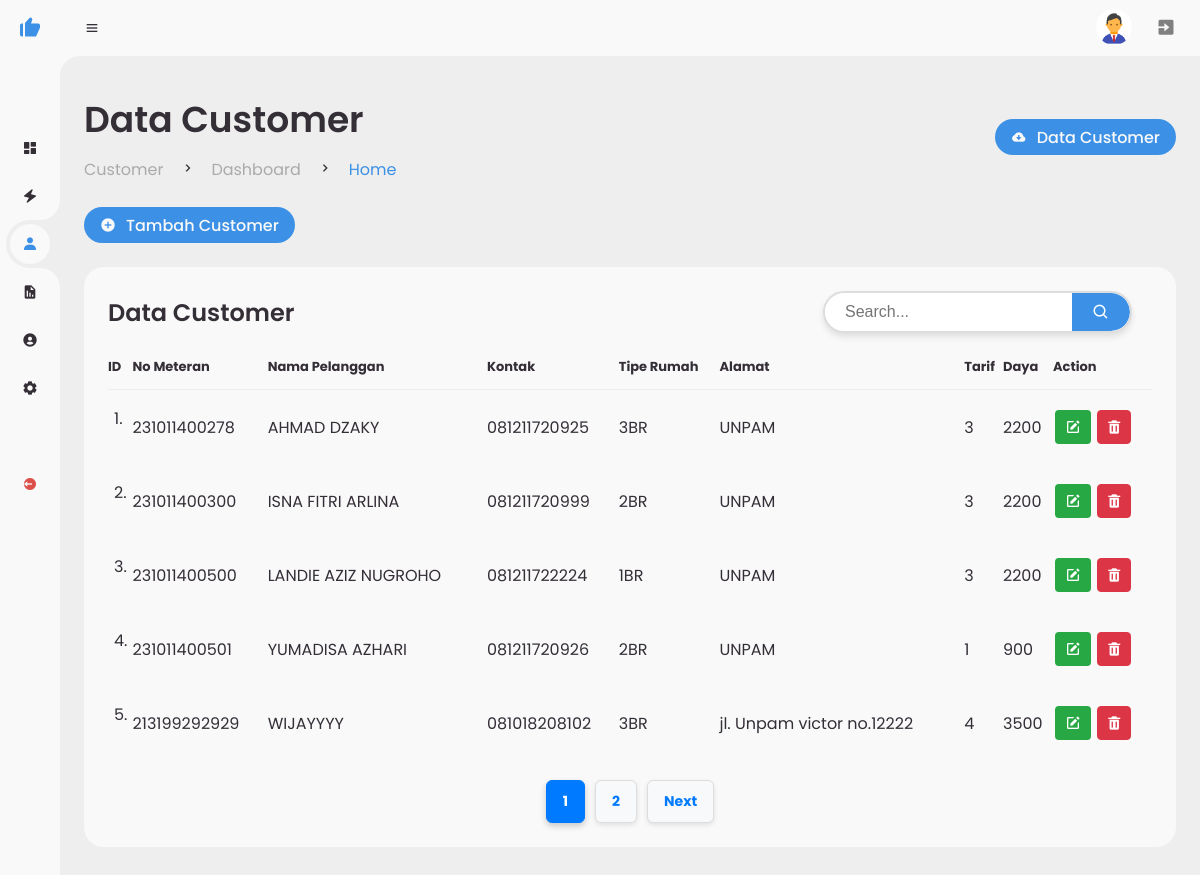
/administrator-menu/customer.php (signed in), run on the app's committed database.
### tables this page shows
CREATE TABLE `users` (
  `id` int NOT NULL,
  `fullname` varchar(200) NOT NULL,
  `username` varchar(200) NOT NULL,
  `email` varchar(200) NOT NULL,
  `password` varchar(200) NOT NULL,
  `confirm_password` varchar(200) DEFAULT NULL,
  `status` enum('Active','Restric') NOT NULL,
  `create_on` date DEFAULT NULL,
  `profile_picture` varchar(200) NOT NULL DEFAULT 'profile/default.png',
  `role` enum('Administrator') NOT NULL,
  `about` varchar(254) DEFAULT NULL,
  `last_login` datetime DEFAULT NULL,
  `last_ip` varchar(45) DEFAULT NULL
);

CREATE TABLE `customer` (
  `id` int NOT NULL,
  `no_meteran` bigint NOT NULL,
  `nama_pelanggan` varchar(100) NOT NULL,
  `kontak_pelanggan` varchar(15) NOT NULL,
  `tipe_rumah` enum('1BR','2BR','3BR','4BR') NOT NULL,
  `rukun_tetangga` varchar(3) NOT NULL,
  `rukun_warga` varchar(3) NOT NULL,
  `kode_pos` varchar(5) NOT NULL,
  `alamat` varchar(100) NOT NULL,
  `id_tarif` int DEFAULT NULL,
  `daya` int DEFAULT NULL,
  `created_by` varchar(15) NOT NULL
);

### administrator-menu/customer.php (the view, shortened to what this page needs)
<?php
include "../connection.php";
$userId = $_SESSION['user_id'];
$query = "SELECT id, fullname, username, email, role, create_on, profile_picture, about, status FROM users WHERE id = ?";
$stmt = $connection->prepare($query);
$stmt->bind_param("i", $userId);
$stmt->execute();
$result = $stmt->get_result();
$user_data = $result->fetch_assoc();
$search = isset($_GET['search']) ? $connection->real_escape_string($_GET['search']) : '';
$limit = 5;
$page = isset($_GET['page']) ? (int)$_GET['page'] : 1;
$offset = ($page - 1) * $limit;
$query = "SELECT * FROM customer WHERE no_meteran LIKE '%$search%' OR nama_pelanggan LIKE '%$search%' LIMIT $limit OFFSET $offset";
$result = $connection->query($query);
$total_query = "SELECT COUNT(*) AS total FROM customer WHERE no_meteran LIKE '%$search%' OR nama_pelanggan LIKE '%$search%'";
$total_result = $connection->query($total_query);
$total_row = $total_result->fetch_assoc();
$total_data = $total_row['total'];
$total_pages = ceil($total_data / $limit);
$id = $offset + 1;
$adjacents = 2;
$start_page = max(1, $page - $adjacents);
$end_page = min($total_pages, $page + $adjacents);
if ($page <= $adjacents) {
    $end_page = min($total_pages, 5);
}
if ($page >= $total_pages - $adjacents) {
    $start_page = max(1, $total_pages - 4);
}
?>
<!DOCTYPE html>
<html lang="en">
<head>
	<link href='https://unpkg.com/boxicons@2.0.9/css/boxicons.min.css' rel='stylesheet'>
	<link rel="stylesheet" href="https://cdn.jsdelivr.net/npm/sweetalert2@11/dist/sweetalert2.min.css">
	<link rel="stylesheet" href="style.css">
	<link rel="stylesheet" href="style/style.css">
</head>
<body>
	<section id="sidebar" class="hide">
		<a href="index.php" class="brand btn" onclick="showLoadingAndRedirect(event, 'index.php')">
			<i class='bx bxs-like'></i>
		</a>
		<ul class="side-menu top">
			<li>
			<a href="index.php" class="btn" onclick="showLoadingAndRedirect(event, 'index.php')">
				<i class='bx bxs-dashboard'></i>
			</a>
			</li>
			<li>
				<a href="belitoken.php" class="btn" onclick="showLoadingAndRedirect(event, 'belitoken.php')">
					<i class='bx bxs-zap'></i>
				</a>
			</li>
			<li class="active">
				<a href="customer.php" class="btn" onclick="showLoadingAndRedirect(event, 'customer.php')">
					<i class='bx bxs-user'></i>
				</a>
			</li>
			<li>
				<a href="report.php" class="btn" onclick="showLoadingAndRedirect(event, 'report.php')">
					<i class='bx bxs-report'></i>
				</a>
			</li>
			<li>
				<a href="administrator.php" class="btn" onclick="showLoadingAndRedirect(event, 'administrator.php')">
					<i class='bx bxs-user-circle'></i>
				</a>
			</li>
			<li>
			<a href="settings.php" class="btn" onclick="showLoadingAndRedirect(event, 'settings.php')">
				<i class='bx bxs-cog'></i>
			</a>
			</li>
		</ul>
		<ul class="side-menu">
			<li>
			<a href="logout.php" class="logout btn" onclick="showLoadingAndRedirect(event, 'logout.php')">
				<i class='bx bxs-log-out-circle'></i>
			</a>
			</li>
		</ul>
	</section>
	<section id="content">
		<nav>
			<i class='bx bx-menu' ></i>
			<a href="settings.php" class="profile btn" onclick="showLoadingAndRedirect(event, 'settings.php')">
				<img src="<?php echo htmlspecialchars($user_data['profile_picture']); ?>" alt="Profile Image">
			</a>
			<a href="logout.php" class="notification">
				<i class='bx bxs-exit' style="color: gray; transition: color 0.3s ease;" onmouseover="this.style.color='red'" onmouseout="this.style.color='gray'"></i>
			</a>
		</nav>
		<main>
			<div class="head-title">
				<div class="left">
					<h1>Data Customer</h1>
					<ul class="breadcrumb">
						<li>
							<a href="#">Customer</a>
						</li>
						<li><i class='bx bx-chevron-right' ></i></li>
						<li>
							<a class="text-decoration-none" href="index.php">Dashboard</a>
						</li>
						<li><i class='bx bx-chevron-right' ></i></li>
						<li>
							<a  class="active" href="index.php">Home</a>
						</li>
					</ul>
				</div>
				<a href="customer-export.php" class="btn-download" value="Export Exel">
					<i class='bx bxs-cloud-download' ></i>
					<span class="text">Data Customer</span>
				</a>
			</div>
			<div class="head-title">
				<div class="left">
					<br>
					<a href="tambahcustomer.php" class="btn-download btn" onclick="showLoadingAndRedirect(event, 'tambahcustomer.php')">
						<i class='bx bxs-plus-circle' ></i>
						<span class="text">Tambah Customer</span>
					</a>
				</div>
			</div>
			<div class="table-data">
				<div class="order">
					<div class="head">
						<h3>Data Customer</h3>
						<form action="customer.php" method="GET" style="margin-right: 20px;">
							<div class="form-input" style="display: flex; align-items: center; border: 2px solid #ddd; border-radius: 30px; overflow: hidden; background-color: #fff; box-shadow: 0 4px 6px rgba(0, 0, 0, 0.1);">
								<input
									type="search"
									name="search"
									placeholder="Search..."
									style="flex: 1; border: none; outline: none; padding: 5px 20px; font-size: 16px; border-radius: 30px 0 0 30px;"
									value="<?php echo isset($_GET['search']) ? htmlspecialchars($_GET['search']) : ''; ?>">
								<button type="submit" class="search-btn" style="background-color: #3c91e6; color: white; border: none; padding: 10px 20px; cursor: pointer; font-size: 18px; border-radius: 0 30px 30px 0; display: flex; align-items: center; justify-content: center; transition: background-color 0.3s;">
									<i class='bx bx-search'></i>
								</button>
							</div>
						</form>
					</div>
					<table>
						<thead>
							<tr>
								<th>ID</th>
								<th>No Meteran</th>
								<th>Nama Pelanggan</th>
								<th>Kontak</th>
								<th>Tipe Rumah</th>
								<th>Alamat</th>
								<th>Tarif</th>
								<th>Daya</th>
								<th>Action</th>
							</tr>
						</thead>
						<tbody>
							<?php
							if ($result->num_rows > 0) {
								while ($row = $result->fetch_assoc()) {
									echo "<tr>";
									echo "<td>" . $id . ".</td>";
									echo "<td>{$row['no_meteran']}</td>";
									echo "<td>{$row['nama_pelanggan']}</td>";
									echo "<td>{$row['kontak_pelanggan']}</td>";
									echo "<td>{$row['tipe_rumah']}</td>";
									echo "<td>{$row['alamat']}</td>";
									echo "<td>{$row['id_tarif']}</td>";
									echo "<td>{$row['daya']}</td>";
									echo "<td>
											<form action='updatecustomer.php' method='get' style='display: inline;'>
												<input type='hidden' name='no_meteran' value='{$row['no_meteran']}'>
												<button type='submit' class='btn btn-success' title='Update Customer'>
													<i class='bx bxs-edit'></i>
												</button>
											</form>
											<a href='javascript:void(0);' onclick='confirmDelete(\"{$row['no_meteran']}\", \"{$row['nama_pelanggan']}\")' class='btn-icon btn-icon-danger' title='Delete'>
												<i class='bx bxs-trash'></i>
											</a>
										</td>";
									echo "</tr>";
									$id++;
								}
							} else {
								echo "<tr><td colspan='9'>No Data Found</td></tr>";
							}
							?>
						</tbody>
					</table>
					<div class="pagination">
						<?php for ($i = $start_page; $i <= $end_page; $i++): ?>
							<a href="?search=<?php echo urlencode($search); ?>&page=<?php echo $i; ?>" class="<?php echo $i == $page ? 'active' : ''; ?>">
								<?php echo $i; ?>
							</a>
						<?php endfor; ?>
						<?php if ($page < $total_pages): ?>
							<a href="?search=<?php echo urlencode($search); ?>&page=<?php echo $page + 1; ?>" class="next">Next</a>
						<?php endif; ?>
					</div>
				</div>
		</main>
	</section>
</body>
</html>

### administrator-menu/style/style.css (style rules this page uses)
.btn-icon { display: inline-flex; align-items: center; justify-content: center; padding: 0.5rem; font-size: 1.2rem; color: white; border: 1px solid transparent; border-radius: 0.25rem; text-decoration: none; transition: background-color 0.3s, border-color 0.3s; cursor: pointer; }
.btn-icon-danger { background-color: #dc3545; border-color: #dc3545; }
.btn-icon i { pointer-events: none; font-size: 1rem; color: white; }
.btn-success { justify-content: space-around; background-color: #28a745; color: white; border: none; padding-top: 9px; padding-bottom: 6px; padding-right: 10px; padding-left: 10px; text-align: center; text-decoration: none; display: inline-block; font-size: 16px; margin: 4px 2px; cursor: pointer; border-radius: 4px; }

### administrator-menu/customer.php (style rules this page uses)
.pagination { display: flex; justify-content: center; align-items: center; margin-top: 20px; padding: 0; list-style: none; }
.pagination a { padding: 10px 16px; margin: 0 5px; text-decoration: none; color: #007bff; border: 1px solid #ddd; border-radius: 6px; font-size: 14px; font-weight: bold; background-color: #f8f9fa; transition: all 0.3s ease-in-out; box-shadow: 0px 2px 5px rgba(0, 0, 0, 0.1); }
.pagination a.active { color: #fff; background-color: #007bff; border-color: #007bff; box-shadow: 0px 3px 6px rgba(0, 0, 0, 0.2); pointer-events: none; }

### data on the page
users: profile_picture (placeholder picture)
customer: no_meteran "231011400278", nama_pelanggan "AHMAD DZAKY", kontak_pelanggan "081211720925", tipe_rumah "3BR", alamat "UNPAM", id_tarif "3", daya "2200"
customer: no_meteran "231011400300", nama_pelanggan "ISNA FITRI ARLINA", kontak_pelanggan "081211720999", tipe_rumah "2BR", alamat "UNPAM", id_tarif "3", daya "2200"
customer: no_meteran "231011400500", nama_pelanggan "LANDIE AZIZ NUGROHO", kontak_pelanggan "081211722224", tipe_rumah "1BR", alamat "UNPAM", id_tarif "3", daya "2200"
customer: no_meteran "231011400501", nama_pelanggan "YUMADISA AZHARI", kontak_pelanggan "081211720926", tipe_rumah "2BR", alamat "UNPAM", id_tarif "1", daya "900"
customer: no_meteran "213199292929", nama_pelanggan "WIJAYYYY", kontak_pelanggan "081018208102", tipe_rumah "3BR", alamat "jl. Unpam victor no.12222", id_tarif "4", daya "3500"
